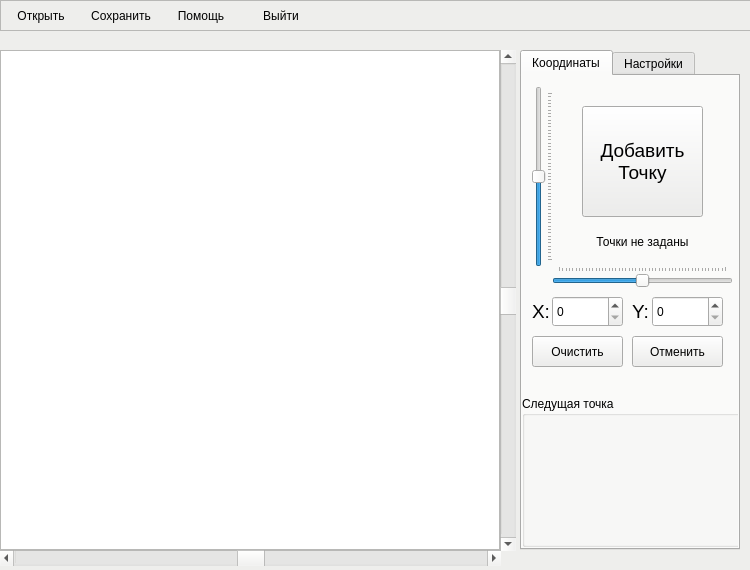
<?xml version="1.0" encoding="UTF-8"?>
<ui version="4.0">
 <class>MainWindow</class>
 <widget class="QMainWindow" name="MainWindow">
  <property name="geometry">
   <rect>
    <x>0</x>
    <y>0</y>
    <width>750</width>
    <height>570</height>
   </rect>
  </property>
  <property name="sizePolicy">
   <sizepolicy hsizetype="Expanding" vsizetype="Expanding">
    <horstretch>0</horstretch>
    <verstretch>0</verstretch>
   </sizepolicy>
  </property>
  <property name="minimumSize">
   <size>
    <width>750</width>
    <height>570</height>
   </size>
  </property>
  <property name="maximumSize">
   <size>
    <width>750</width>
    <height>570</height>
   </size>
  </property>
  <property name="palette">
   <palette>
    <active>
     <colorrole role="WindowText">
      <brush brushstyle="SolidPattern">
       <color alpha="255">
        <red>0</red>
        <green>0</green>
        <blue>0</blue>
       </color>
      </brush>
     </colorrole>
     <colorrole role="Button">
      <brush brushstyle="SolidPattern">
       <color alpha="255">
        <red>238</red>
        <green>238</green>
        <blue>236</blue>
       </color>
      </brush>
     </colorrole>
     <colorrole role="Light">
      <brush brushstyle="SolidPattern">
       <color alpha="255">
        <red>255</red>
        <green>255</green>
        <blue>255</blue>
       </color>
      </brush>
     </colorrole>
     <colorrole role="Midlight">
      <brush brushstyle="SolidPattern">
       <color alpha="255">
        <red>246</red>
        <green>246</green>
        <blue>245</blue>
       </color>
      </brush>
     </colorrole>
     <colorrole role="Dark">
      <brush brushstyle="SolidPattern">
       <color alpha="255">
        <red>119</red>
        <green>119</green>
        <blue>118</blue>
       </color>
      </brush>
     </colorrole>
     <colorrole role="Mid">
      <brush brushstyle="SolidPattern">
       <color alpha="255">
        <red>159</red>
        <green>159</green>
        <blue>157</blue>
       </color>
      </brush>
     </colorrole>
     <colorrole role="Text">
      <brush brushstyle="SolidPattern">
       <color alpha="255">
        <red>0</red>
        <green>0</green>
        <blue>0</blue>
       </color>
      </brush>
     </colorrole>
     <colorrole role="BrightText">
      <brush brushstyle="SolidPattern">
       <color alpha="255">
        <red>255</red>
        <green>255</green>
        <blue>255</blue>
       </color>
      </brush>
     </colorrole>
     <colorrole role="ButtonText">
      <brush brushstyle="SolidPattern">
       <color alpha="255">
        <red>0</red>
        <green>0</green>
        <blue>0</blue>
       </color>
      </brush>
     </colorrole>
     <colorrole role="Base">
      <brush brushstyle="SolidPattern">
       <color alpha="255">
        <red>255</red>
        <green>255</green>
        <blue>255</blue>
       </color>
      </brush>
     </colorrole>
     <colorrole role="Window">
      <brush brushstyle="SolidPattern">
       <color alpha="255">
        <red>238</red>
        <green>238</green>
        <blue>236</blue>
       </color>
      </brush>
     </colorrole>
     <colorrole role="Shadow">
      <brush brushstyle="SolidPattern">
       <color alpha="255">
        <red>0</red>
        <green>0</green>
        <blue>0</blue>
       </color>
      </brush>
     </colorrole>
     <colorrole role="AlternateBase">
      <brush brushstyle="SolidPattern">
       <color alpha="255">
        <red>246</red>
        <green>246</green>
        <blue>245</blue>
       </color>
      </brush>
     </colorrole>
     <colorrole role="ToolTipBase">
      <brush brushstyle="SolidPattern">
       <color alpha="255">
        <red>255</red>
        <green>255</green>
        <blue>220</blue>
       </color>
      </brush>
     </colorrole>
     <colorrole role="ToolTipText">
      <brush brushstyle="SolidPattern">
       <color alpha="255">
        <red>0</red>
        <green>0</green>
        <blue>0</blue>
       </color>
      </brush>
     </colorrole>
     <colorrole role="PlaceholderText">
      <brush brushstyle="SolidPattern">
       <color alpha="128">
        <red>0</red>
        <green>0</green>
        <blue>0</blue>
       </color>
      </brush>
     </colorrole>
    </active>
    <inactive>
     <colorrole role="WindowText">
      <brush brushstyle="SolidPattern">
       <color alpha="255">
        <red>0</red>
        <green>0</green>
        <blue>0</blue>
       </color>
      </brush>
     </colorrole>
     <colorrole role="Button">
      <brush brushstyle="SolidPattern">
       <color alpha="255">
        <red>238</red>
        <green>238</green>
        <blue>236</blue>
       </color>
      </brush>
     </colorrole>
     <colorrole role="Light">
      <brush brushstyle="SolidPattern">
       <color alpha="255">
        <red>255</red>
        <green>255</green>
        <blue>255</blue>
       </color>
      </brush>
     </colorrole>
     <colorrole role="Midlight">
      <brush brushstyle="SolidPattern">
       <color alpha="255">
        <red>246</red>
        <green>246</green>
        <blue>245</blue>
       </color>
      </brush>
     </colorrole>
     <colorrole role="Dark">
      <brush brushstyle="SolidPattern">
       <color alpha="255">
        <red>119</red>
        <green>119</green>
        <blue>118</blue>
       </color>
      </brush>
     </colorrole>
     <colorrole role="Mid">
      <brush brushstyle="SolidPattern">
       <color alpha="255">
        <red>159</red>
        <green>159</green>
        <blue>157</blue>
       </color>
      </brush>
     </colorrole>
     <colorrole role="Text">
      <brush brushstyle="SolidPattern">
       <color alpha="255">
        <red>0</red>
        <green>0</green>
        <blue>0</blue>
       </color>
      </brush>
     </colorrole>
     <colorrole role="BrightText">
      <brush brushstyle="SolidPattern">
       <color alpha="255">
        <red>255</red>
        <green>255</green>
        <blue>255</blue>
       </color>
      </brush>
     </colorrole>
     <colorrole role="ButtonText">
      <brush brushstyle="SolidPattern">
       <color alpha="255">
        <red>0</red>
        <green>0</green>
        <blue>0</blue>
       </color>
      </brush>
     </colorrole>
     <colorrole role="Base">
      <brush brushstyle="SolidPattern">
       <color alpha="255">
        <red>255</red>
        <green>255</green>
        <blue>255</blue>
       </color>
      </brush>
     </colorrole>
     <colorrole role="Window">
      <brush brushstyle="SolidPattern">
       <color alpha="255">
        <red>238</red>
        <green>238</green>
        <blue>236</blue>
       </color>
      </brush>
     </colorrole>
     <colorrole role="Shadow">
      <brush brushstyle="SolidPattern">
       <color alpha="255">
        <red>0</red>
        <green>0</green>
        <blue>0</blue>
       </color>
      </brush>
     </colorrole>
     <colorrole role="AlternateBase">
      <brush brushstyle="SolidPattern">
       <color alpha="255">
        <red>246</red>
        <green>246</green>
        <blue>245</blue>
       </color>
      </brush>
     </colorrole>
     <colorrole role="ToolTipBase">
      <brush brushstyle="SolidPattern">
       <color alpha="255">
        <red>255</red>
        <green>255</green>
        <blue>220</blue>
       </color>
      </brush>
     </colorrole>
     <colorrole role="ToolTipText">
      <brush brushstyle="SolidPattern">
       <color alpha="255">
        <red>0</red>
        <green>0</green>
        <blue>0</blue>
       </color>
      </brush>
     </colorrole>
     <colorrole role="PlaceholderText">
      <brush brushstyle="SolidPattern">
       <color alpha="128">
        <red>0</red>
        <green>0</green>
        <blue>0</blue>
       </color>
      </brush>
     </colorrole>
    </inactive>
    <disabled>
     <colorrole role="WindowText">
      <brush brushstyle="SolidPattern">
       <color alpha="255">
        <red>119</red>
        <green>119</green>
        <blue>118</blue>
       </color>
      </brush>
     </colorrole>
     <colorrole role="Button">
      <brush brushstyle="SolidPattern">
       <color alpha="255">
        <red>238</red>
        <green>238</green>
        <blue>236</blue>
       </color>
      </brush>
     </colorrole>
     <colorrole role="Light">
      <brush brushstyle="SolidPattern">
       <color alpha="255">
        <red>255</red>
        <green>255</green>
        <blue>255</blue>
       </color>
      </brush>
     </colorrole>
     <colorrole role="Midlight">
      <brush brushstyle="SolidPattern">
       <color alpha="255">
        <red>246</red>
        <green>246</green>
        <blue>245</blue>
       </color>
      </brush>
     </colorrole>
     <colorrole role="Dark">
      <brush brushstyle="SolidPattern">
       <color alpha="255">
        <red>119</red>
        <green>119</green>
        <blue>118</blue>
       </color>
      </brush>
     </colorrole>
     <colorrole role="Mid">
      <brush brushstyle="SolidPattern">
       <color alpha="255">
        <red>159</red>
        <green>159</green>
        <blue>157</blue>
       </color>
      </brush>
     </colorrole>
     <colorrole role="Text">
      <brush brushstyle="SolidPattern">
       <color alpha="255">
        <red>119</red>
        <green>119</green>
        <blue>118</blue>
       </color>
      </brush>
     </colorrole>
     <colorrole role="BrightText">
      <brush brushstyle="SolidPattern">
       <color alpha="255">
        <red>255</red>
        <green>255</green>
        <blue>255</blue>
       </color>
      </brush>
     </colorrole>
     <colorrole role="ButtonText">
      <brush brushstyle="SolidPattern">
       <color alpha="255">
        <red>119</red>
        <green>119</green>
        <blue>118</blue>
       </color>
      </brush>
     </colorrole>
     <colorrole role="Base">
      <brush brushstyle="SolidPattern">
       <color alpha="255">
        <red>238</red>
        <green>238</green>
        <blue>236</blue>
       </color>
      </brush>
     </colorrole>
     <colorrole role="Window">
      <brush brushstyle="SolidPattern">
       <color alpha="255">
        <red>238</red>
        <green>238</green>
        <blue>236</blue>
       </color>
      </brush>
     </colorrole>
     <colorrole role="Shadow">
      <brush brushstyle="SolidPattern">
       <color alpha="255">
        <red>0</red>
        <green>0</green>
        <blue>0</blue>
       </color>
      </brush>
     </colorrole>
     <colorrole role="AlternateBase">
      <brush brushstyle="SolidPattern">
       <color alpha="255">
        <red>238</red>
        <green>238</green>
        <blue>236</blue>
       </color>
      </brush>
     </colorrole>
     <colorrole role="ToolTipBase">
      <brush brushstyle="SolidPattern">
       <color alpha="255">
        <red>255</red>
        <green>255</green>
        <blue>220</blue>
       </color>
      </brush>
     </colorrole>
     <colorrole role="ToolTipText">
      <brush brushstyle="SolidPattern">
       <color alpha="255">
        <red>0</red>
        <green>0</green>
        <blue>0</blue>
       </color>
      </brush>
     </colorrole>
     <colorrole role="PlaceholderText">
      <brush brushstyle="SolidPattern">
       <color alpha="128">
        <red>0</red>
        <green>0</green>
        <blue>0</blue>
       </color>
      </brush>
     </colorrole>
    </disabled>
   </palette>
  </property>
  <property name="windowTitle">
   <string>MainWindow</string>
  </property>
  <property name="windowIcon">
   <iconset theme="applications-graphics">
    <normaloff>.</normaloff>.</iconset>
  </property>
  <widget class="QWidget" name="centralWidget">
   <property name="minimumSize">
    <size>
     <width>0</width>
     <height>0</height>
    </size>
   </property>
   <property name="maximumSize">
    <size>
     <width>10000</width>
     <height>10000</height>
    </size>
   </property>
   <widget class="QFrame" name="root">
    <property name="geometry">
     <rect>
      <x>0</x>
      <y>0</y>
      <width>751</width>
      <height>590</height>
     </rect>
    </property>
    <property name="minimumSize">
     <size>
      <width>0</width>
      <height>0</height>
     </size>
    </property>
    <property name="frameShape">
     <enum>QFrame::NoFrame</enum>
    </property>
    <property name="frameShadow">
     <enum>QFrame::Plain</enum>
    </property>
    <widget class="QFrame" name="top_frame">
     <property name="geometry">
      <rect>
       <x>0</x>
       <y>0</y>
       <width>751</width>
       <height>31</height>
      </rect>
     </property>
     <property name="sizePolicy">
      <sizepolicy hsizetype="Expanding" vsizetype="Expanding">
       <horstretch>0</horstretch>
       <verstretch>0</verstretch>
      </sizepolicy>
     </property>
     <property name="minimumSize">
      <size>
       <width>361</width>
       <height>30</height>
      </size>
     </property>
     <property name="frameShape">
      <enum>QFrame::StyledPanel</enum>
     </property>
     <property name="frameShadow">
      <enum>QFrame::Raised</enum>
     </property>
     <layout class="QHBoxLayout" name="horizontalLayout">
      <property name="spacing">
       <number>0</number>
      </property>
      <property name="leftMargin">
       <number>0</number>
      </property>
      <property name="topMargin">
       <number>0</number>
      </property>
      <property name="rightMargin">
       <number>0</number>
      </property>
      <property name="bottomMargin">
       <number>0</number>
      </property>
      <item>
       <widget class="QPushButton" name="openBtn">
        <property name="sizePolicy">
         <sizepolicy hsizetype="Fixed" vsizetype="Fixed">
          <horstretch>0</horstretch>
          <verstretch>0</verstretch>
         </sizepolicy>
        </property>
        <property name="minimumSize">
         <size>
          <width>0</width>
          <height>30</height>
         </size>
        </property>
        <property name="contextMenuPolicy">
         <enum>Qt::DefaultContextMenu</enum>
        </property>
        <property name="text">
         <string>Открыть</string>
        </property>
        <property name="flat">
         <bool>true</bool>
        </property>
       </widget>
      </item>
      <item>
       <widget class="QPushButton" name="saveBtn">
        <property name="sizePolicy">
         <sizepolicy hsizetype="Fixed" vsizetype="Fixed">
          <horstretch>0</horstretch>
          <verstretch>0</verstretch>
         </sizepolicy>
        </property>
        <property name="minimumSize">
         <size>
          <width>0</width>
          <height>30</height>
         </size>
        </property>
        <property name="text">
         <string>Сохранить</string>
        </property>
        <property name="flat">
         <bool>true</bool>
        </property>
       </widget>
      </item>
      <item>
       <widget class="QPushButton" name="infoBtn">
        <property name="sizePolicy">
         <sizepolicy hsizetype="Fixed" vsizetype="Fixed">
          <horstretch>0</horstretch>
          <verstretch>0</verstretch>
         </sizepolicy>
        </property>
        <property name="minimumSize">
         <size>
          <width>0</width>
          <height>30</height>
         </size>
        </property>
        <property name="text">
         <string>Помощь</string>
        </property>
        <property name="flat">
         <bool>true</bool>
        </property>
       </widget>
      </item>
      <item>
       <widget class="QPushButton" name="exitBtn">
        <property name="sizePolicy">
         <sizepolicy hsizetype="Fixed" vsizetype="Fixed">
          <horstretch>0</horstretch>
          <verstretch>0</verstretch>
         </sizepolicy>
        </property>
        <property name="minimumSize">
         <size>
          <width>0</width>
          <height>30</height>
         </size>
        </property>
        <property name="text">
         <string>Выйти</string>
        </property>
        <property name="flat">
         <bool>true</bool>
        </property>
       </widget>
      </item>
      <item>
       <spacer name="horizontalSpacer">
        <property name="orientation">
         <enum>Qt::Horizontal</enum>
        </property>
        <property name="sizeType">
         <enum>QSizePolicy::Expanding</enum>
        </property>
        <property name="sizeHint" stdset="0">
         <size>
          <width>40</width>
          <height>20</height>
         </size>
        </property>
       </spacer>
      </item>
     </layout>
    </widget>
    <widget class="QScrollBar" name="yScroll">
     <property name="enabled">
      <bool>true</bool>
     </property>
     <property name="geometry">
      <rect>
       <x>500</x>
       <y>50</y>
       <width>16</width>
       <height>501</height>
      </rect>
     </property>
     <property name="minimum">
      <number>0</number>
     </property>
     <property name="maximum">
      <number>500</number>
     </property>
     <property name="singleStep">
      <number>0</number>
     </property>
     <property name="value">
      <number>250</number>
     </property>
     <property name="orientation">
      <enum>Qt::Vertical</enum>
     </property>
     <property name="invertedAppearance">
      <bool>false</bool>
     </property>
    </widget>
    <widget class="QTabWidget" name="tabWidget">
     <property name="geometry">
      <rect>
       <x>520</x>
       <y>50</y>
       <width>220</width>
       <height>500</height>
      </rect>
     </property>
     <property name="minimumSize">
      <size>
       <width>220</width>
       <height>500</height>
      </size>
     </property>
     <property name="maximumSize">
      <size>
       <width>220</width>
       <height>340</height>
      </size>
     </property>
     <property name="currentIndex">
      <number>0</number>
     </property>
     <widget class="QWidget" name="tab">
      <attribute name="title">
       <string>Координаты</string>
      </attribute>
      <widget class="QSpinBox" name="ySpin">
       <property name="geometry">
        <rect>
         <x>130</x>
         <y>220</y>
         <width>71</width>
         <height>31</height>
        </rect>
       </property>
       <property name="maximum">
        <number>25</number>
       </property>
      </widget>
      <widget class="QSlider" name="verticalSlider">
       <property name="geometry">
        <rect>
         <x>10</x>
         <y>10</y>
         <width>21</width>
         <height>181</height>
        </rect>
       </property>
       <property name="minimum">
        <number>-25</number>
       </property>
       <property name="maximum">
        <number>25</number>
       </property>
       <property name="singleStep">
        <number>1</number>
       </property>
       <property name="pageStep">
        <number>1</number>
       </property>
       <property name="tracking">
        <bool>true</bool>
       </property>
       <property name="orientation">
        <enum>Qt::Vertical</enum>
       </property>
       <property name="invertedAppearance">
        <bool>false</bool>
       </property>
       <property name="invertedControls">
        <bool>false</bool>
       </property>
       <property name="tickPosition">
        <enum>QSlider::TicksBelow</enum>
       </property>
      </widget>
      <widget class="QLabel" name="hLable">
       <property name="geometry">
        <rect>
         <x>10</x>
         <y>220</y>
         <width>21</width>
         <height>31</height>
        </rect>
       </property>
       <property name="font">
        <font>
         <pointsize>14</pointsize>
        </font>
       </property>
       <property name="text">
        <string>X:</string>
       </property>
      </widget>
      <widget class="QPushButton" name="addDotBtn">
       <property name="geometry">
        <rect>
         <x>60</x>
         <y>30</y>
         <width>121</width>
         <height>111</height>
        </rect>
       </property>
       <property name="font">
        <font>
         <pointsize>14</pointsize>
        </font>
       </property>
       <property name="text">
        <string>Добавить
Точку</string>
       </property>
       <property name="autoDefault">
        <bool>false</bool>
       </property>
       <property name="default">
        <bool>false</bool>
       </property>
       <property name="flat">
        <bool>false</bool>
       </property>
      </widget>
      <widget class="QLabel" name="vLable">
       <property name="geometry">
        <rect>
         <x>110</x>
         <y>220</y>
         <width>20</width>
         <height>31</height>
        </rect>
       </property>
       <property name="font">
        <font>
         <pointsize>14</pointsize>
        </font>
       </property>
       <property name="text">
        <string>Y:</string>
       </property>
      </widget>
      <widget class="QSpinBox" name="xSpin">
       <property name="geometry">
        <rect>
         <x>30</x>
         <y>220</y>
         <width>71</width>
         <height>31</height>
        </rect>
       </property>
       <property name="maximum">
        <number>25</number>
       </property>
      </widget>
      <widget class="QSlider" name="horizontalSlider">
       <property name="geometry">
        <rect>
         <x>30</x>
         <y>190</y>
         <width>181</width>
         <height>21</height>
        </rect>
       </property>
       <property name="minimum">
        <number>-25</number>
       </property>
       <property name="maximum">
        <number>25</number>
       </property>
       <property name="singleStep">
        <number>1</number>
       </property>
       <property name="pageStep">
        <number>1</number>
       </property>
       <property name="tracking">
        <bool>true</bool>
       </property>
       <property name="orientation">
        <enum>Qt::Horizontal</enum>
       </property>
       <property name="invertedControls">
        <bool>true</bool>
       </property>
       <property name="tickPosition">
        <enum>QSlider::TicksAbove</enum>
       </property>
      </widget>
      <widget class="QPushButton" name="clearButton_2">
       <property name="geometry">
        <rect>
         <x>110</x>
         <y>260</y>
         <width>91</width>
         <height>31</height>
        </rect>
       </property>
       <property name="text">
        <string>Отменить</string>
       </property>
      </widget>
      <widget class="QPushButton" name="clearButton">
       <property name="geometry">
        <rect>
         <x>10</x>
         <y>260</y>
         <width>91</width>
         <height>31</height>
        </rect>
       </property>
       <property name="text">
        <string>Очистить</string>
       </property>
      </widget>
      <widget class="QLabel" name="CursorPos">
       <property name="geometry">
        <rect>
         <x>40</x>
         <y>150</y>
         <width>161</width>
         <height>31</height>
        </rect>
       </property>
       <property name="text">
        <string>Точки не заданы</string>
       </property>
       <property name="alignment">
        <set>Qt::AlignCenter</set>
       </property>
      </widget>
      <widget class="QGroupBox" name="groupBox">
       <property name="geometry">
        <rect>
         <x>0</x>
         <y>320</y>
         <width>221</width>
         <height>151</height>
        </rect>
       </property>
       <property name="title">
        <string>Следущая точка</string>
       </property>
      </widget>
     </widget>
     <widget class="QWidget" name="tab_2">
      <attribute name="title">
       <string>Настройки</string>
      </attribute>
      <widget class="QCheckBox" name="aim_Checkbox">
       <property name="geometry">
        <rect>
         <x>20</x>
         <y>220</y>
         <width>181</width>
         <height>41</height>
        </rect>
       </property>
       <property name="font">
        <font>
         <pointsize>14</pointsize>
        </font>
       </property>
       <property name="text">
        <string>Координатное
перекрестие</string>
       </property>
       <property name="checked">
        <bool>false</bool>
       </property>
      </widget>
      <widget class="QPushButton" name="gridColorBtn">
       <property name="geometry">
        <rect>
         <x>20</x>
         <y>120</y>
         <width>181</width>
         <height>41</height>
        </rect>
       </property>
       <property name="text">
        <string>Цвет Координатной
Сетки</string>
       </property>
      </widget>
      <widget class="QPushButton" name="gridMainColrBtn">
       <property name="geometry">
        <rect>
         <x>20</x>
         <y>180</y>
         <width>181</width>
         <height>25</height>
        </rect>
       </property>
       <property name="text">
        <string>Цвет Главной Оси</string>
       </property>
      </widget>
      <widget class="QPushButton" name="dotColorBtn">
       <property name="geometry">
        <rect>
         <x>20</x>
         <y>20</y>
         <width>181</width>
         <height>21</height>
        </rect>
       </property>
       <property name="text">
        <string>Цвет Точки</string>
       </property>
      </widget>
      <widget class="QPushButton" name="dotLineColorBtn">
       <property name="geometry">
        <rect>
         <x>20</x>
         <y>60</y>
         <width>181</width>
         <height>41</height>
        </rect>
       </property>
       <property name="text">
        <string>Цвет Соединительных
Линий</string>
       </property>
      </widget>
      <widget class="QCheckBox" name="aim_Checkbox_3">
       <property name="geometry">
        <rect>
         <x>20</x>
         <y>270</y>
         <width>181</width>
         <height>41</height>
        </rect>
       </property>
       <property name="font">
        <font>
         <pointsize>14</pointsize>
        </font>
       </property>
       <property name="text">
        <string>Отображать
координаты</string>
       </property>
       <property name="checked">
        <bool>false</bool>
       </property>
      </widget>
     </widget>
    </widget>
    <widget class="QScrollBar" name="xScroll">
     <property name="enabled">
      <bool>true</bool>
     </property>
     <property name="geometry">
      <rect>
       <x>0</x>
       <y>550</y>
       <width>501</width>
       <height>16</height>
      </rect>
     </property>
     <property name="minimum">
      <number>0</number>
     </property>
     <property name="maximum">
      <number>500</number>
     </property>
     <property name="value">
      <number>250</number>
     </property>
     <property name="orientation">
      <enum>Qt::Horizontal</enum>
     </property>
    </widget>
    <widget class="Field" name="graphicsView">
     <property name="geometry">
      <rect>
       <x>0</x>
       <y>50</y>
       <width>500</width>
       <height>500</height>
      </rect>
     </property>
     <property name="sizePolicy">
      <sizepolicy hsizetype="Expanding" vsizetype="Expanding">
       <horstretch>0</horstretch>
       <verstretch>0</verstretch>
      </sizepolicy>
     </property>
     <property name="minimumSize">
      <size>
       <width>500</width>
       <height>500</height>
      </size>
     </property>
     <property name="maximumSize">
      <size>
       <width>500</width>
       <height>500</height>
      </size>
     </property>
     <property name="sizeIncrement">
      <size>
       <width>0</width>
       <height>0</height>
      </size>
     </property>
     <property name="baseSize">
      <size>
       <width>0</width>
       <height>0</height>
      </size>
     </property>
     <property name="cursor" stdset="0">
      <cursorShape>CrossCursor</cursorShape>
     </property>
     <property name="mouseTracking">
      <bool>true</bool>
     </property>
    </widget>
   </widget>
  </widget>
 </widget>
 <layoutdefault spacing="6" margin="11"/>
 <customwidgets>
  <customwidget>
   <class>Field</class>
   <extends>QGraphicsView</extends>
   <header location="global">field.h</header>
  </customwidget>
 </customwidgets>
 <tabstops>
  <tabstop>saveBtn</tabstop>
  <tabstop>infoBtn</tabstop>
  <tabstop>exitBtn</tabstop>
  <tabstop>verticalSlider</tabstop>
  <tabstop>addDotBtn</tabstop>
  <tabstop>horizontalSlider</tabstop>
  <tabstop>ySpin</tabstop>
  <tabstop>xSpin</tabstop>
  <tabstop>clearButton</tabstop>
  <tabstop>aim_Checkbox</tabstop>
  <tabstop>gridColorBtn</tabstop>
  <tabstop>gridMainColrBtn</tabstop>
  <tabstop>dotColorBtn</tabstop>
  <tabstop>dotLineColorBtn</tabstop>
  <tabstop>aim_Checkbox_3</tabstop>
  <tabstop>clearButton_2</tabstop>
 </tabstops>
 <resources/>
 <connections/>
</ui>
